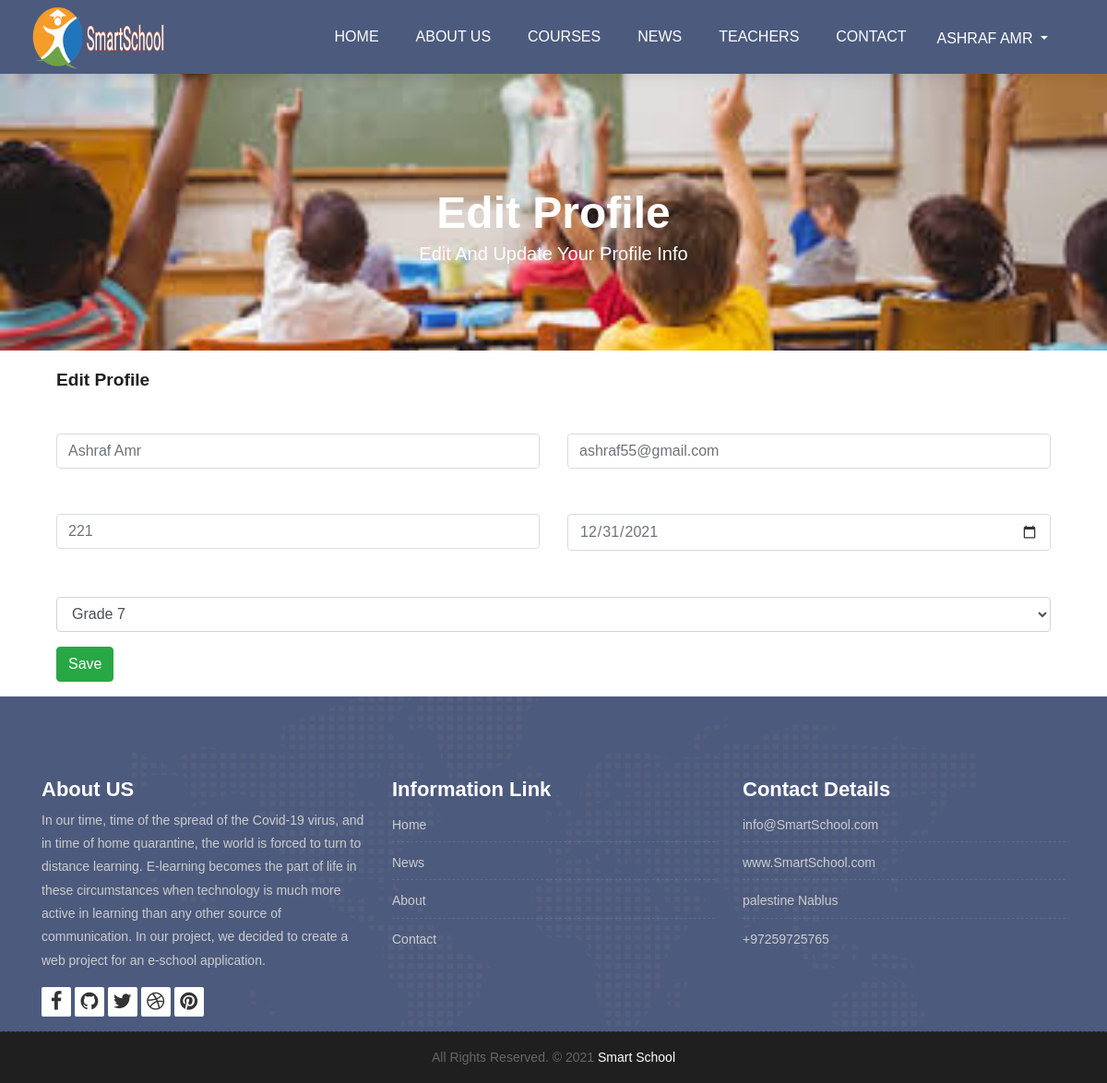
The page /profile.php (signed in) on the database its author committed.
### tables this page shows
CREATE TABLE `students` (
  `id` int(11) NOT NULL,
  `name` varchar(80) NOT NULL,
  `student_id` varchar(20) NOT NULL,
  `email` varchar(50) NOT NULL,
  `grade` varchar(2) NOT NULL,
  `password` varchar(150) NOT NULL,
  `birth_date` date NOT NULL,
  `status` tinyint(1) NOT NULL DEFAULT 0 COMMENT '1 is activate account',
  `date` date NOT NULL
);

### includes/init.php (called while the page is built, shortened)
<?php
include 'templates/_header.php';

### profile.php (the view, shortened to what this page needs)
<?php
require 'includes/init.php';
function getStudent ($id) {
    global $conn;
    $getStudent = $conn->prepare("SELECT
    name, id, student_id, email, birth_date, grade
    FROM
    students
    WHERE id = ?");
    $getStudent->execute([$id]);
    if($getStudent->rowCount() > 0){
        return $getStudent->fetch();
    }else{
        return 0;
    }
}
?>
<div class="all-title-box">
    <div class="container text-center">
        <h1>
           Edit Profile
           <span class="m_1">Edit And Update Your Profile Info</span>
        </h1>
    </div>
</div>
<div class="container">
	<div class="p-3">
		<h1>
			<small><strong>Edit Profile</strong></small>
		</h1>
		<?php
		if($_SESSION['smart_school_position'] === 1){
            if($_SERVER['REQUEST_METHOD'] === 'POST'){
                if(array_key_exists("edit_teacher", $_POST)){
                    if($_POST['position'] == 0){
                        updateTeacher();
                    }else if($_POST['position'] == 1){
                        updateAdmin();
                    }
                }
            }
			$teacher = getTeacher($_SESSION['smart_school_user']);
			if($teacher !== 0){
				?>
				<form action="<?php echo $_SERVER['PHP_SELF'];?>" method="post" id="edit-teacher" enctype="multipart/form-data">
		           <input type="hidden" name="id" value="<?php echo $_SESSION['smart_school_user'];?>">
		           <input type="hidden" name="old_image" value="<?php echo $teacher['image'];?>">
		           <input type="hidden" name="position" value="<?php echo $teacher['position'];?>">
		            <div class="row">
		                <div class="col-md-6 col-12">
		                    <label for="name">Name</label>
		                    <input type="text" name="name" autofocus placeholder="Teacher's Name" id="name" class="form-control" value="<?php echo $teacher['name'];?>">
		                    <small class="err-msg name"></small>
		                </div>
		                <div class="col-md-6 col-12 mb-3 mb-md-0">
		                    <label for="phone">Phone</label>
		                    <input type="number" name="phone" autofocus placeholder="Teacher's Phone" id="phone" class="form-control" value="<?php echo $teacher['phone'];?>">
		                    <small class="err-msg phone"></small>
		                </div>
		            </div>
		            <div class="row mt-0">
		                <div class="col-md-6 col-12">
		                    <label for="email">Email</label>
		                    <input type="email" name="email" placeholder="Teacher's Email" id="email" class="form-control" value="<?php echo $teacher['email'];?>">
		                    <small class="err-msg email"></small>
		                </div>
		                <div class="col-md-6 col-12 mb-3 mb-md-0">
		                    <label for="gender">Gender</label>
		                    <select class="form-control" id="gender" name="gender">
		                        <option value="NULL" disabled>Choose Gender</option>
		                        <option <?php if($teacher['gender'] == 0){echo 'selected';}?> value="0">Male</option>
		                        <option <?php if($teacher['gender'] == 1){echo 'selected';}?> value="1">Female</option>
		                    </select>
		                    <small class="err-msg gender"></small>
		                </div>
		            </div>
		            <?php
		            if($teacher['position'] == 0){
		                ?>
		                <div class="row mt-0">
		                    <div class="col-md-6 col-12 mt-0 mt-md-0">
		                        <label for="subject">Subject</label>
		                        <select name="subject" id="subject" class="form-control">
		                            <option value="NULL" disabled>Choose Subject</option>
		                            <?php
		                            if(getSubjects() != 0){
		                                foreach(getSubjects() as $subject){
		                                    ?>
		                                    <option <?php if($subject['id'] === $teacher['subject']){echo 'selected';}?> value="<?php echo $subject['id'];?>"><?php echo $subject['subject'];?></option>
		                                    <?php
		                                }
		                            }
		                            ?>
		                        </select>
		                        <small class="err-msg subject"></small>
		                    </div>
		                    <div class="col-md-6 col-12">
		                        <label for="fb">Facebook Link</label>
		                        <input type="url" name="fb" id="fb" class="form-control" placeholder="Teacher's Facebook Link" pattern="https://.*" value="<?php echo $teacher['fb_link'];?>">
		                        <small class="err-msg fb"></small>
		                    </div>
		                </div>
		                <?php
		            }
		            ?>
		            <div class="row mt-0">
	                    <div class="col-12">
	                        <label for="password">New Password</label>
	                        <input type="password" name="password" placeholder="Write a New Password" id="password" class="form-control">
	                        <small class="err-msg password"></small>
	                    </div>
	                </div>
		            <div class="row mt-0">
		                <div class="col-12">
		                    <label for="image">Teacher's Image</label>
		                    <input class="form-control" type="file" id="image" name="image">
		                </div>
		            </div>
		            <div class="row mt-4">
		                <div class="col-12">
		                	<button class="btn btn-success btn-block" name="edit_teacher">Save</button>
		                </div>
		            </div>
		        </form>
		        <script>
		            const form = document.getElementById("edit-teacher");
		            const inputs = form.querySelectorAll("input[type='text'], input[type='email'], input[type='number']");
		            for(let i = 0; i < inputs.length; i++){
		                inputs[i].setAttribute("autocomplete", "off");
		            }
		            form.onsubmit = function (e) {
		                // validate inputs
		                let name      = form.querySelector("input#name"),
		                    subject   = form.querySelector("select#subject"),
		                    phone     = form.querySelector("input#phone"),
		                    email     = form.querySelector("input#email"),
		                    gender    = form.querySelector("select#gender"),
		                    password  = form.querySelector("input#password");
		                if(name.value.match(/^([a-zA-Z_ ]+)$/g) === null){
		                    e.preventDefault();
		                    name.focus();
		                    name.classList.add("input-alert");
		                    form.querySelector("small.name").textContent = 'Enter Teacher\'s Valid Name';
		                }else{
		                    name.classList.remove("input-alert");
		                    form.querySelector("small.name").textContent = '';
		                    if(subject.value === "NULL"){
		                        e.preventDefault();
		                        subject.focus();
		                        subject.classList.add("input-alert");
		                        form.querySelector("small.subject").textContent = 'Choose Teacher\'s Subject';
		                    }else{
		                        subject.classList.remove("input-alert");
		                        form.querySelector("small.subject").textContent = '';
		                        if(phone.value.match(/^([0-9]){6,}$/g) === null){
		                            e.preventDefault();
		                            phone.focus();
		                            phone.classList.add("input-alert");
		                            form.querySelector("small.phone").textContent = 'Please Enter Correct Phone Number';
		                        }else{
		                            phone.classList.remove("input-alert");
		                            form.querySelector("small.phone").textContent = '';
		                            if(email.value.match(/^\S+@\S+\.\S+$/g) === null){
		                                e.preventDefault();
		                                email.focus();
		                                email.classList.add("input-alert");
		                                form.querySelector("small.email").textContent = 'Please Enter Correct Email';
		                            }else{
		                                email.classList.remove("input-alert");
		                                form.querySelector("small.email").textContent = '';
		                                if(gender.value === "NULL"){
		                                    e.preventDefault();
		                                    gender.focus();
		                                    gender.classList.add("input-alert");
		                                    form.querySelector("small.gender").textContent = 'Choose Teacher\'s Gender';
		                                }else{
		                                    gender.classList.remove("input-alert");
		                                    form.querySelector("small.gender").textContent = '';
		                                    if(password.value !== ""){
		                                        if(password.value.match(/^(.){8,}$/g) === null){
		                                            e.preventDefault();
		                                            password.focus();
		                                            password.classList.add("input-alert");
		                                            form.querySelector("small.password").textContent = 'Password Must Contain 8 charachters At Least';
		                                        }else{
		                                            password.classList.remove("input-alert");
		                                            form.querySelector("small.password").textContent = '';
		                                        }
		                                    }
		                                }
		                            }
		                        }
		                    }
		                }
		            }
		        </script>
				<?php
			}else{
				header('location:user.php?page=logout');
			}
		}else if($_SESSION['smart_school_position'] === 0){
			$student = getStudent($_SESSION['smart_school_user']);
			if($student !== 0){
				?>
				<form id="edit-form" action="<?php echo $_SERVER['PHP_SELF'];?>" method="post">
                    <div class="row">
                        <div class="col-md-6 col-12 mb-3 mb-md-0">
                            <label for="name">Name</label>
                            <input autofocus type="text" name="name" placeholder="Student Name" id="name" class="form-control" value="<?php echo $student['name'];?>">
                        </div>
                        <div class="col-md-6 col-12 mb-3 mb-md-0">
                            <label for="email">Email</label>
                            <input type="email" name="email" placeholder="Student Email" id="email" class="form-control" value="<?php echo $student['email'];?>">
                        </div>
                    </div>
                    <div class="row mt-3">
                        <div class="col-md-6 col-12 mb-3 mb-md-0">
                            <label for="student_id">Student Id</label>
                            <input type="number" name="student_id" id="student_id" placeholder="Student Id" class="form-control" value="<?php echo $student['student_id'];?>">
                        </div>
                        <div class="col-md-6 col-12 mb-3 mb-md-0">
                            <label for="birth_date">Birth Date</label>
                            <input type="date" name="birth_date" id="birth_date" placeholder="Student Birth" class="form-control" value="<?php echo $student['birth_date'];?>">
                        </div>
                    </div>
                    <div class="row mt-3">
                        <div class="col-12">
                            <label for="grade">Grade</label>
                            <select name="grade" id="grade" class="form-control">
                                <option value="7" <?php if($student['grade'] == 7){echo 'selected';}?>>Grade 7</option>
                            </select>
                        </div>
                    </div>
                    <div class="gap-2 d-grid mt-3">
                        <button class="btn btn-success" name="edit-student">Save</button>
                    </div>
                </form>
				<?php
			}else{
				header('location:user.php?page=logout');
			}
		}
		?>
	</div>
</div>
<?php include 'templates/_footer.php';?>

### templates/_navbar.php (shortened to what this page needs)
<?php
function getUser () {
    global $conn;
    if($_SESSION['smart_school_position'] === 0){
        $position = 'students';
    }else if ($_SESSION['smart_school_position'] === 1){
        $position = 'teachers';
    }else{header('location:user.php?page=logout');}
    $getUser = $conn->prepare("SELECT
        name
        FROM
        $position
        WHERE
        id = ?");
    $getUser->execute([$_SESSION['smart_school_user']]);
    return $getUser->fetch();
}
?>
<nav class="navbar navbar-expand-lg navbar-light bg-light">
    <div class="container-fluid">
        <a class="navbar-brand" href="index.php">
            <img src="images/logoo1.png"  alt="" style="width: 150px; height: 70px;"  />
        </a>
        <div class="collapse navbar-collapse" id="navbars-host">
            <ul class="navbar-nav ml-auto">
                <li class="nav-item <?php if(isset($pageName) && $pageName == 'home'){echo 'active';}?>"><a class="nav-link" href="index.php">Home</a></li>
                <li class="nav-item <?php if(isset($pageName) && $pageName == 'about'){echo 'active';}?>"><a class="nav-link" href="about.php">About Us</a></li>
                <li class="nav-item dropdown <?php if(isset($pageName) && $pageName == 'courses'){echo 'active';}?>">
                    <a class="nav-link dropdown-toggle" href="#" id="dropdown-a" data-toggle="dropdown">Courses </a>
                </li>
                <li class="nav-item <?php if(isset($pageName) && $pageName == 'news'){echo 'active';}?>"><a class="nav-link" href="blog.php">News</a></li>
                <li class="nav-item <?php if(isset($pageName) && $pageName == 'teachers'){echo 'active';}?>"><a class="nav-link" href="teachers.php">Teachers</a></li>
                <li class="nav-item <?php if(isset($pageName) && $pageName == 'contact'){echo 'active';}?>"><a class="nav-link" href="contact.php">Contact</a></li>
                <?php
                if(isset($_SESSION['smart_school_user'])){
                    ?>
                    <li class="ml-0 nav-item">
                        <div class="btn-group">
                          <button class="btn mt-1 text-uppercase text-white bg-transparent dropdown-toggle" type="button" data-toggle="dropdown" aria-haspopup="true" aria-expanded="false">
                            <?php echo getUser()['name'];?>
                          </button>
                        </div>
                    </li>
                    <?php
                }
                ?>
            </ul>
        </div>
    </div>
</nav>

### rows shown on the page
students: name "ASHRAF AMR", name "Ashraf Amr", email "ashraf55@gmail.com", student_id "221", birth_date "12/31/2021", grade "Grade 7"
